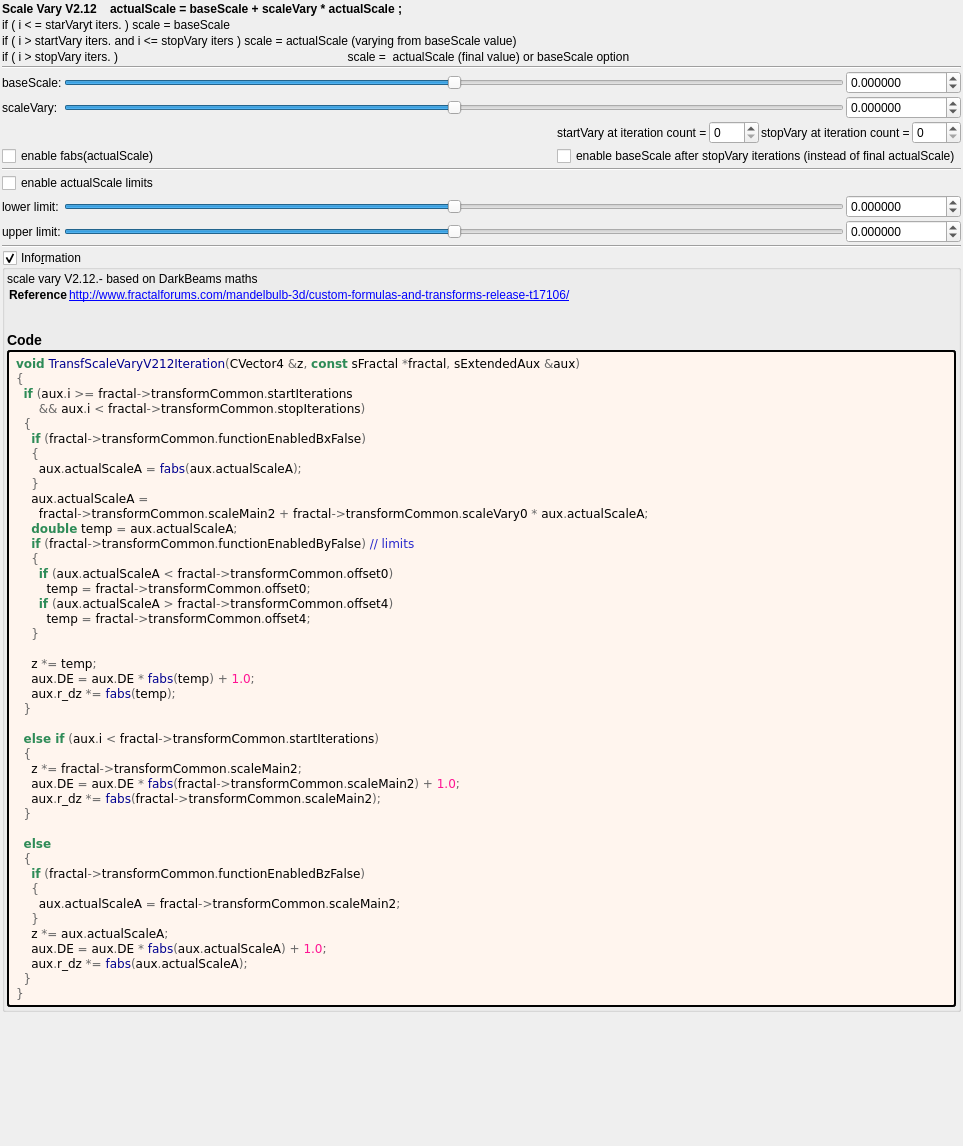
<?xml version="1.0" encoding="UTF-8"?>
<ui version="4.0">
 <class>transf_scale_vary_v212</class>
 <widget class="QWidget" name="Form">
  <property name="geometry">
   <rect>
    <x>0</x>
    <y>0</y>
    <width>963</width>
    <height>1146</height>
   </rect>
  </property>
  <property name="windowTitle">
   <string notr="true">transf_scale_vary_v212</string>
  </property>
  <layout class="QVBoxLayout" name="verticalLayout">
   <property name="spacing">
    <number>2</number>
   </property>
   <property name="leftMargin">
    <number>2</number>
   </property>
   <property name="topMargin">
    <number>2</number>
   </property>
   <property name="rightMargin">
    <number>2</number>
   </property>
   <property name="bottomMargin">
    <number>2</number>
   </property>
   <item>
    <layout class="QGridLayout" name="gridLayout_14">
     <item row="1" column="0" colspan="3">
      <widget class="QLabel" name="label_147">
       <property name="text">
        <string>if ( i &lt; = starVaryt iters. )                                                                 scale = baseScale</string>
       </property>
      </widget>
     </item>
     <item row="2" column="0" colspan="3">
      <widget class="QLabel" name="label_159">
       <property name="text">
        <string>if ( i &gt; startVary iters. and i &lt;= stopVary iters )                        scale = actualScale (varying from baseScale value)</string>
       </property>
      </widget>
     </item>
     <item row="3" column="0" colspan="3">
      <widget class="QLabel" name="label_157">
       <property name="text">
        <string>if ( i &gt; stopVary iters. )                                                                     scale =  actualScale (final value) or baseScale option</string>
       </property>
      </widget>
     </item>
     <item row="0" column="0" colspan="3">
      <widget class="QLabel" name="label_141">
       <property name="font">
        <font>
         <weight>75</weight>
         <bold>true</bold>
        </font>
       </property>
       <property name="text">
        <string>Scale Vary V2.12    actualScale = baseScale + scaleVary * actualScale ;</string>
       </property>
      </widget>
     </item>
     <item row="4" column="0" colspan="3">
      <layout class="QGridLayout" name="gridLayout_30">
       <property name="spacing">
        <number>2</number>
       </property>
       <item row="14" column="1">
        <widget class="QSlider" name="slider_transf_offset_4">
         <property name="sizePolicy">
          <sizepolicy hsizetype="Expanding" vsizetype="Maximum">
           <horstretch>0</horstretch>
           <verstretch>0</verstretch>
          </sizepolicy>
         </property>
         <property name="minimum">
          <number>-5000000</number>
         </property>
         <property name="maximum">
          <number>5000000</number>
         </property>
         <property name="value">
          <number>0</number>
         </property>
         <property name="sliderPosition">
          <number>0</number>
         </property>
         <property name="orientation">
          <enum>Qt::Horizontal</enum>
         </property>
        </widget>
       </item>
       <item row="2" column="0">
        <widget class="QLabel" name="label_144">
         <property name="text">
          <string>scaleVary:</string>
         </property>
        </widget>
       </item>
       <item row="13" column="2">
        <widget class="MyDoubleSpinBox" name="spinbox_transf_offset_0">
         <property name="sizePolicy">
          <sizepolicy hsizetype="Minimum" vsizetype="Maximum">
           <horstretch>0</horstretch>
           <verstretch>0</verstretch>
          </sizepolicy>
         </property>
         <property name="prefix">
          <string/>
         </property>
         <property name="suffix">
          <string/>
         </property>
         <property name="decimals">
          <number>6</number>
         </property>
         <property name="minimum">
          <double>-100000.000000000000000</double>
         </property>
         <property name="maximum">
          <double>100000.000000000000000</double>
         </property>
         <property name="singleStep">
          <double>0.100000000000000</double>
         </property>
        </widget>
       </item>
       <item row="11" column="0" colspan="3">
        <widget class="Line" name="line_2">
         <property name="orientation">
          <enum>Qt::Horizontal</enum>
         </property>
        </widget>
       </item>
       <item row="2" column="2">
        <widget class="MyDoubleSpinBox" name="spinbox_transf_scale_vary_0">
         <property name="sizePolicy">
          <sizepolicy hsizetype="Minimum" vsizetype="Maximum">
           <horstretch>0</horstretch>
           <verstretch>0</verstretch>
          </sizepolicy>
         </property>
         <property name="prefix">
          <string/>
         </property>
         <property name="suffix">
          <string/>
         </property>
         <property name="decimals">
          <number>6</number>
         </property>
         <property name="minimum">
          <double>-100000.000000000000000</double>
         </property>
         <property name="maximum">
          <double>100000.000000000000000</double>
         </property>
         <property name="singleStep">
          <double>0.100000000000000</double>
         </property>
        </widget>
       </item>
       <item row="1" column="0">
        <widget class="QLabel" name="label_143">
         <property name="text">
          <string>baseScale:</string>
         </property>
        </widget>
       </item>
       <item row="13" column="1">
        <widget class="QSlider" name="slider_transf_offset_0">
         <property name="sizePolicy">
          <sizepolicy hsizetype="Expanding" vsizetype="Maximum">
           <horstretch>0</horstretch>
           <verstretch>0</verstretch>
          </sizepolicy>
         </property>
         <property name="minimum">
          <number>-5000000</number>
         </property>
         <property name="maximum">
          <number>5000000</number>
         </property>
         <property name="value">
          <number>0</number>
         </property>
         <property name="sliderPosition">
          <number>0</number>
         </property>
         <property name="orientation">
          <enum>Qt::Horizontal</enum>
         </property>
        </widget>
       </item>
       <item row="7" column="0" colspan="3">
        <layout class="QGridLayout" name="gridLayout_3">
         <item row="1" column="3">
          <widget class="MySpinBox" name="spinboxInt_transf_start_iterations">
           <property name="sizePolicy">
            <sizepolicy hsizetype="Minimum" vsizetype="Maximum">
             <horstretch>0</horstretch>
             <verstretch>0</verstretch>
            </sizepolicy>
           </property>
           <property name="minimum">
            <number>0</number>
           </property>
           <property name="maximum">
            <number>250</number>
           </property>
           <property name="value">
            <number>0</number>
           </property>
          </widget>
         </item>
         <item row="1" column="1">
          <spacer name="horizontalSpacer_7">
           <property name="orientation">
            <enum>Qt::Horizontal</enum>
           </property>
           <property name="sizeHint" stdset="0">
            <size>
             <width>40</width>
             <height>2</height>
            </size>
           </property>
          </spacer>
         </item>
         <item row="1" column="5">
          <widget class="MySpinBox" name="spinboxInt_transf_stop_iterations">
           <property name="sizePolicy">
            <sizepolicy hsizetype="Preferred" vsizetype="Maximum">
             <horstretch>0</horstretch>
             <verstretch>0</verstretch>
            </sizepolicy>
           </property>
           <property name="maximum">
            <number>250</number>
           </property>
          </widget>
         </item>
         <item row="1" column="4">
          <widget class="QLabel" name="label_50">
           <property name="text">
            <string>stopVary at iteration count =</string>
           </property>
          </widget>
         </item>
         <item row="1" column="2">
          <widget class="QLabel" name="label_68">
           <property name="text">
            <string>startVary at iteration count =</string>
           </property>
          </widget>
         </item>
         <item row="2" column="2" colspan="4">
          <widget class="QCheckBox" name="checkBox_transf_function_enabledBz_false">
           <property name="text">
            <string>enable baseScale after stopVary iterations (instead of final actualScale)</string>
           </property>
          </widget>
         </item>
         <item row="2" column="1">
          <widget class="QCheckBox" name="checkBox_transf_function_enabledBx_false">
           <property name="text">
            <string>enable fabs(actualScale)</string>
           </property>
          </widget>
         </item>
        </layout>
       </item>
       <item row="13" column="0">
        <widget class="QLabel" name="label_146">
         <property name="text">
          <string>lower limit:</string>
         </property>
        </widget>
       </item>
       <item row="14" column="2">
        <widget class="MyDoubleSpinBox" name="spinbox_transf_offset_4">
         <property name="sizePolicy">
          <sizepolicy hsizetype="Minimum" vsizetype="Maximum">
           <horstretch>0</horstretch>
           <verstretch>0</verstretch>
          </sizepolicy>
         </property>
         <property name="prefix">
          <string/>
         </property>
         <property name="suffix">
          <string/>
         </property>
         <property name="decimals">
          <number>6</number>
         </property>
         <property name="minimum">
          <double>-100000.000000000000000</double>
         </property>
         <property name="maximum">
          <double>100000.000000000000000</double>
         </property>
         <property name="singleStep">
          <double>0.100000000000000</double>
         </property>
        </widget>
       </item>
       <item row="1" column="2">
        <widget class="MyDoubleSpinBox" name="spinbox_transf_scale_main_2">
         <property name="sizePolicy">
          <sizepolicy hsizetype="Minimum" vsizetype="Maximum">
           <horstretch>0</horstretch>
           <verstretch>0</verstretch>
          </sizepolicy>
         </property>
         <property name="prefix">
          <string/>
         </property>
         <property name="suffix">
          <string/>
         </property>
         <property name="decimals">
          <number>6</number>
         </property>
         <property name="minimum">
          <double>-100000.000000000000000</double>
         </property>
         <property name="maximum">
          <double>100000.000000000000000</double>
         </property>
         <property name="singleStep">
          <double>0.100000000000000</double>
         </property>
        </widget>
       </item>
       <item row="16" column="0" colspan="3">
        <widget class="Line" name="line">
         <property name="orientation">
          <enum>Qt::Horizontal</enum>
         </property>
        </widget>
       </item>
       <item row="12" column="0" colspan="3">
        <widget class="QCheckBox" name="checkBox_transf_function_enabledBy_false">
         <property name="text">
          <string>enable actualScale limits</string>
         </property>
        </widget>
       </item>
       <item row="14" column="0">
        <widget class="QLabel" name="label_145">
         <property name="text">
          <string>upper limit:</string>
         </property>
        </widget>
       </item>
       <item row="1" column="1">
        <widget class="QSlider" name="slider_transf_scale_main_2">
         <property name="sizePolicy">
          <sizepolicy hsizetype="Expanding" vsizetype="Maximum">
           <horstretch>0</horstretch>
           <verstretch>0</verstretch>
          </sizepolicy>
         </property>
         <property name="minimum">
          <number>-5000000</number>
         </property>
         <property name="maximum">
          <number>5000000</number>
         </property>
         <property name="singleStep">
          <number>1</number>
         </property>
         <property name="orientation">
          <enum>Qt::Horizontal</enum>
         </property>
        </widget>
       </item>
       <item row="18" column="0" colspan="3">
        <layout class="QGridLayout" name="gridLayout"/>
       </item>
       <item row="2" column="1">
        <widget class="QSlider" name="slider_transf_scale_vary_0">
         <property name="sizePolicy">
          <sizepolicy hsizetype="Expanding" vsizetype="Maximum">
           <horstretch>0</horstretch>
           <verstretch>0</verstretch>
          </sizepolicy>
         </property>
         <property name="minimum">
          <number>-5000000</number>
         </property>
         <property name="maximum">
          <number>5000000</number>
         </property>
         <property name="value">
          <number>0</number>
         </property>
         <property name="sliderPosition">
          <number>0</number>
         </property>
         <property name="orientation">
          <enum>Qt::Horizontal</enum>
         </property>
        </widget>
       </item>
       <item row="0" column="0" colspan="3">
        <widget class="Line" name="line_3">
         <property name="orientation">
          <enum>Qt::Horizontal</enum>
         </property>
        </widget>
       </item>
      </layout>
     </item>
    </layout>
   </item>
   <item>
    <widget class="MyGroupBox" name="groupCheck_info">
     <property name="title">
      <string>Info&amp;rmation</string>
     </property>
     <property name="flat">
      <bool>false</bool>
     </property>
     <property name="checkable">
      <bool>true</bool>
     </property>
     <layout class="QVBoxLayout" name="verticalLayout_2">
      <property name="spacing">
       <number>2</number>
      </property>
      <property name="leftMargin">
       <number>2</number>
      </property>
      <property name="topMargin">
       <number>2</number>
      </property>
      <property name="rightMargin">
       <number>2</number>
      </property>
      <property name="bottomMargin">
       <number>2</number>
      </property>
      <item>
	   <widget class="QLabel" name="label_information_general">
	    <property name="text">
		 <string notr="true">&lt;p&gt;scale vary V2.12.- based on DarkBeams maths&lt;/p&gt;&lt;table&gt;
&lt;tr&gt;&lt;th&gt;Reference&lt;/th&gt;&lt;td&gt;&lt;a href=&quot;http://www.fractalforums.com/mandelbulb-3d/custom-formulas-and-transforms-release-t17106/&quot;&gt;http://www.fractalforums.com/mandelbulb-3d/custom-formulas-and-transforms-release-t17106/&lt;br&gt;
&lt;/td&gt;&lt;/tr&gt;
&lt;/table&gt;
&lt;h3&gt;Code&lt;/h3&gt;</string>
		</property>
		<property name="wordWrap">
		 <bool>true</bool>
		</property>
		<property name="openExternalLinks">
		 <bool>true</bool>
		</property>
		<property name="textInteractionFlags">
		 <set>Qt::LinksAccessibleByMouse|Qt::TextSelectableByMouse</set>
		</property>
		</widget>
	   </item>
	   <item>
	    <widget class="QLabel" name="label_code_content">
		 <property name="text">
		  <string notr="true">&lt;body style=&quot;background-color:#fff5ee&quot;&gt;
&lt;pre style=&quot;color:#000000; background-color:#fff5ee;  font-family:'Courier New',monospace;&quot;&gt;&lt;span style=&quot;color:#2e8b57; font-weight:bold&quot;&gt;void&lt;/span&gt; &lt;span style=&quot;color:#00008f&quot;&gt;TransfScaleVaryV212Iteration&lt;/span&gt;&lt;span style=&quot;color:#676767&quot;&gt;(&lt;/span&gt;CVector4 &lt;span style=&quot;color:#676767&quot;&gt;&amp;amp;&lt;/span&gt;z&lt;span style=&quot;color:#676767&quot;&gt;,&lt;/span&gt; &lt;span style=&quot;color:#2e8b57; font-weight:bold&quot;&gt;const&lt;/span&gt; sFractal &lt;span style=&quot;color:#676767&quot;&gt;*&lt;/span&gt;fractal&lt;span style=&quot;color:#676767&quot;&gt;,&lt;/span&gt; sExtendedAux &lt;span style=&quot;color:#676767&quot;&gt;&amp;amp;&lt;/span&gt;aux&lt;span style=&quot;color:#676767&quot;&gt;)&lt;/span&gt;
&lt;span style=&quot;color:#676767&quot;&gt;{&lt;/span&gt;
  &lt;span style=&quot;color:#2e8b57; font-weight:bold&quot;&gt;if&lt;/span&gt; &lt;span style=&quot;color:#676767&quot;&gt;(&lt;/span&gt;aux&lt;span style=&quot;color:#676767&quot;&gt;.&lt;/span&gt;i &lt;span style=&quot;color:#676767&quot;&gt;&amp;gt;=&lt;/span&gt; fractal&lt;span style=&quot;color:#676767&quot;&gt;-&amp;gt;&lt;/span&gt;transformCommon&lt;span style=&quot;color:#676767&quot;&gt;.&lt;/span&gt;startIterations
      &lt;span style=&quot;color:#676767&quot;&gt;&amp;amp;&amp;amp;&lt;/span&gt; aux&lt;span style=&quot;color:#676767&quot;&gt;.&lt;/span&gt;i &lt;span style=&quot;color:#676767&quot;&gt;&amp;lt;&lt;/span&gt; fractal&lt;span style=&quot;color:#676767&quot;&gt;-&amp;gt;&lt;/span&gt;transformCommon&lt;span style=&quot;color:#676767&quot;&gt;.&lt;/span&gt;stopIterations&lt;span style=&quot;color:#676767&quot;&gt;)&lt;/span&gt;
  &lt;span style=&quot;color:#676767&quot;&gt;{&lt;/span&gt;
    &lt;span style=&quot;color:#2e8b57; font-weight:bold&quot;&gt;if&lt;/span&gt; &lt;span style=&quot;color:#676767&quot;&gt;(&lt;/span&gt;fractal&lt;span style=&quot;color:#676767&quot;&gt;-&amp;gt;&lt;/span&gt;transformCommon&lt;span style=&quot;color:#676767&quot;&gt;.&lt;/span&gt;functionEnabledBxFalse&lt;span style=&quot;color:#676767&quot;&gt;)&lt;/span&gt;
    &lt;span style=&quot;color:#676767&quot;&gt;{&lt;/span&gt;
      aux&lt;span style=&quot;color:#676767&quot;&gt;.&lt;/span&gt;actualScaleA &lt;span style=&quot;color:#676767&quot;&gt;=&lt;/span&gt; &lt;span style=&quot;color:#00008f&quot;&gt;fabs&lt;/span&gt;&lt;span style=&quot;color:#676767&quot;&gt;(&lt;/span&gt;aux&lt;span style=&quot;color:#676767&quot;&gt;.&lt;/span&gt;actualScaleA&lt;span style=&quot;color:#676767&quot;&gt;);&lt;/span&gt;
    &lt;span style=&quot;color:#676767&quot;&gt;}&lt;/span&gt;
    aux&lt;span style=&quot;color:#676767&quot;&gt;.&lt;/span&gt;actualScaleA &lt;span style=&quot;color:#676767&quot;&gt;=&lt;/span&gt;
      fractal&lt;span style=&quot;color:#676767&quot;&gt;-&amp;gt;&lt;/span&gt;transformCommon&lt;span style=&quot;color:#676767&quot;&gt;.&lt;/span&gt;scaleMain2 &lt;span style=&quot;color:#676767&quot;&gt;+&lt;/span&gt; fractal&lt;span style=&quot;color:#676767&quot;&gt;-&amp;gt;&lt;/span&gt;transformCommon&lt;span style=&quot;color:#676767&quot;&gt;.&lt;/span&gt;scaleVary0 &lt;span style=&quot;color:#676767&quot;&gt;*&lt;/span&gt; aux&lt;span style=&quot;color:#676767&quot;&gt;.&lt;/span&gt;actualScaleA&lt;span style=&quot;color:#676767&quot;&gt;;&lt;/span&gt;
    &lt;span style=&quot;color:#2e8b57; font-weight:bold&quot;&gt;double&lt;/span&gt; temp &lt;span style=&quot;color:#676767&quot;&gt;=&lt;/span&gt; aux&lt;span style=&quot;color:#676767&quot;&gt;.&lt;/span&gt;actualScaleA&lt;span style=&quot;color:#676767&quot;&gt;;&lt;/span&gt;
    &lt;span style=&quot;color:#2e8b57; font-weight:bold&quot;&gt;if&lt;/span&gt; &lt;span style=&quot;color:#676767&quot;&gt;(&lt;/span&gt;fractal&lt;span style=&quot;color:#676767&quot;&gt;-&amp;gt;&lt;/span&gt;transformCommon&lt;span style=&quot;color:#676767&quot;&gt;.&lt;/span&gt;functionEnabledByFalse&lt;span style=&quot;color:#676767&quot;&gt;)&lt;/span&gt; &lt;span style=&quot;color:#2929cc&quot;&gt;// limits&lt;/span&gt;
    &lt;span style=&quot;color:#676767&quot;&gt;{&lt;/span&gt;
      &lt;span style=&quot;color:#2e8b57; font-weight:bold&quot;&gt;if&lt;/span&gt; &lt;span style=&quot;color:#676767&quot;&gt;(&lt;/span&gt;aux&lt;span style=&quot;color:#676767&quot;&gt;.&lt;/span&gt;actualScaleA &lt;span style=&quot;color:#676767&quot;&gt;&amp;lt;&lt;/span&gt; fractal&lt;span style=&quot;color:#676767&quot;&gt;-&amp;gt;&lt;/span&gt;transformCommon&lt;span style=&quot;color:#676767&quot;&gt;.&lt;/span&gt;offset0&lt;span style=&quot;color:#676767&quot;&gt;)&lt;/span&gt;
        temp &lt;span style=&quot;color:#676767&quot;&gt;=&lt;/span&gt; fractal&lt;span style=&quot;color:#676767&quot;&gt;-&amp;gt;&lt;/span&gt;transformCommon&lt;span style=&quot;color:#676767&quot;&gt;.&lt;/span&gt;offset0&lt;span style=&quot;color:#676767&quot;&gt;;&lt;/span&gt;
      &lt;span style=&quot;color:#2e8b57; font-weight:bold&quot;&gt;if&lt;/span&gt; &lt;span style=&quot;color:#676767&quot;&gt;(&lt;/span&gt;aux&lt;span style=&quot;color:#676767&quot;&gt;.&lt;/span&gt;actualScaleA &lt;span style=&quot;color:#676767&quot;&gt;&amp;gt;&lt;/span&gt; fractal&lt;span style=&quot;color:#676767&quot;&gt;-&amp;gt;&lt;/span&gt;transformCommon&lt;span style=&quot;color:#676767&quot;&gt;.&lt;/span&gt;offset4&lt;span style=&quot;color:#676767&quot;&gt;)&lt;/span&gt;
        temp &lt;span style=&quot;color:#676767&quot;&gt;=&lt;/span&gt; fractal&lt;span style=&quot;color:#676767&quot;&gt;-&amp;gt;&lt;/span&gt;transformCommon&lt;span style=&quot;color:#676767&quot;&gt;.&lt;/span&gt;offset4&lt;span style=&quot;color:#676767&quot;&gt;;&lt;/span&gt;
    &lt;span style=&quot;color:#676767&quot;&gt;}&lt;/span&gt;

    z &lt;span style=&quot;color:#676767&quot;&gt;*=&lt;/span&gt; temp&lt;span style=&quot;color:#676767&quot;&gt;;&lt;/span&gt;
    aux&lt;span style=&quot;color:#676767&quot;&gt;.&lt;/span&gt;DE &lt;span style=&quot;color:#676767&quot;&gt;=&lt;/span&gt; aux&lt;span style=&quot;color:#676767&quot;&gt;.&lt;/span&gt;DE &lt;span style=&quot;color:#676767&quot;&gt;*&lt;/span&gt; &lt;span style=&quot;color:#00008f&quot;&gt;fabs&lt;/span&gt;&lt;span style=&quot;color:#676767&quot;&gt;(&lt;/span&gt;temp&lt;span style=&quot;color:#676767&quot;&gt;) +&lt;/span&gt; &lt;span style=&quot;color:#ff1493&quot;&gt;1.0&lt;/span&gt;&lt;span style=&quot;color:#676767&quot;&gt;;&lt;/span&gt;
    aux&lt;span style=&quot;color:#676767&quot;&gt;.&lt;/span&gt;r_dz &lt;span style=&quot;color:#676767&quot;&gt;*=&lt;/span&gt; &lt;span style=&quot;color:#00008f&quot;&gt;fabs&lt;/span&gt;&lt;span style=&quot;color:#676767&quot;&gt;(&lt;/span&gt;temp&lt;span style=&quot;color:#676767&quot;&gt;);&lt;/span&gt;
  &lt;span style=&quot;color:#676767&quot;&gt;}&lt;/span&gt;

  &lt;span style=&quot;color:#2e8b57; font-weight:bold&quot;&gt;else if&lt;/span&gt; &lt;span style=&quot;color:#676767&quot;&gt;(&lt;/span&gt;aux&lt;span style=&quot;color:#676767&quot;&gt;.&lt;/span&gt;i &lt;span style=&quot;color:#676767&quot;&gt;&amp;lt;&lt;/span&gt; fractal&lt;span style=&quot;color:#676767&quot;&gt;-&amp;gt;&lt;/span&gt;transformCommon&lt;span style=&quot;color:#676767&quot;&gt;.&lt;/span&gt;startIterations&lt;span style=&quot;color:#676767&quot;&gt;)&lt;/span&gt;
  &lt;span style=&quot;color:#676767&quot;&gt;{&lt;/span&gt;
    z &lt;span style=&quot;color:#676767&quot;&gt;*=&lt;/span&gt; fractal&lt;span style=&quot;color:#676767&quot;&gt;-&amp;gt;&lt;/span&gt;transformCommon&lt;span style=&quot;color:#676767&quot;&gt;.&lt;/span&gt;scaleMain2&lt;span style=&quot;color:#676767&quot;&gt;;&lt;/span&gt;
    aux&lt;span style=&quot;color:#676767&quot;&gt;.&lt;/span&gt;DE &lt;span style=&quot;color:#676767&quot;&gt;=&lt;/span&gt; aux&lt;span style=&quot;color:#676767&quot;&gt;.&lt;/span&gt;DE &lt;span style=&quot;color:#676767&quot;&gt;*&lt;/span&gt; &lt;span style=&quot;color:#00008f&quot;&gt;fabs&lt;/span&gt;&lt;span style=&quot;color:#676767&quot;&gt;(&lt;/span&gt;fractal&lt;span style=&quot;color:#676767&quot;&gt;-&amp;gt;&lt;/span&gt;transformCommon&lt;span style=&quot;color:#676767&quot;&gt;.&lt;/span&gt;scaleMain2&lt;span style=&quot;color:#676767&quot;&gt;) +&lt;/span&gt; &lt;span style=&quot;color:#ff1493&quot;&gt;1.0&lt;/span&gt;&lt;span style=&quot;color:#676767&quot;&gt;;&lt;/span&gt;
    aux&lt;span style=&quot;color:#676767&quot;&gt;.&lt;/span&gt;r_dz &lt;span style=&quot;color:#676767&quot;&gt;*=&lt;/span&gt; &lt;span style=&quot;color:#00008f&quot;&gt;fabs&lt;/span&gt;&lt;span style=&quot;color:#676767&quot;&gt;(&lt;/span&gt;fractal&lt;span style=&quot;color:#676767&quot;&gt;-&amp;gt;&lt;/span&gt;transformCommon&lt;span style=&quot;color:#676767&quot;&gt;.&lt;/span&gt;scaleMain2&lt;span style=&quot;color:#676767&quot;&gt;);&lt;/span&gt;
  &lt;span style=&quot;color:#676767&quot;&gt;}&lt;/span&gt;

  &lt;span style=&quot;color:#2e8b57; font-weight:bold&quot;&gt;else&lt;/span&gt;
  &lt;span style=&quot;color:#676767&quot;&gt;{&lt;/span&gt;
    &lt;span style=&quot;color:#2e8b57; font-weight:bold&quot;&gt;if&lt;/span&gt; &lt;span style=&quot;color:#676767&quot;&gt;(&lt;/span&gt;fractal&lt;span style=&quot;color:#676767&quot;&gt;-&amp;gt;&lt;/span&gt;transformCommon&lt;span style=&quot;color:#676767&quot;&gt;.&lt;/span&gt;functionEnabledBzFalse&lt;span style=&quot;color:#676767&quot;&gt;)&lt;/span&gt;
    &lt;span style=&quot;color:#676767&quot;&gt;{&lt;/span&gt;
      aux&lt;span style=&quot;color:#676767&quot;&gt;.&lt;/span&gt;actualScaleA &lt;span style=&quot;color:#676767&quot;&gt;=&lt;/span&gt; fractal&lt;span style=&quot;color:#676767&quot;&gt;-&amp;gt;&lt;/span&gt;transformCommon&lt;span style=&quot;color:#676767&quot;&gt;.&lt;/span&gt;scaleMain2&lt;span style=&quot;color:#676767&quot;&gt;;&lt;/span&gt;
    &lt;span style=&quot;color:#676767&quot;&gt;}&lt;/span&gt;
    z &lt;span style=&quot;color:#676767&quot;&gt;*=&lt;/span&gt; aux&lt;span style=&quot;color:#676767&quot;&gt;.&lt;/span&gt;actualScaleA&lt;span style=&quot;color:#676767&quot;&gt;;&lt;/span&gt;
    aux&lt;span style=&quot;color:#676767&quot;&gt;.&lt;/span&gt;DE &lt;span style=&quot;color:#676767&quot;&gt;=&lt;/span&gt; aux&lt;span style=&quot;color:#676767&quot;&gt;.&lt;/span&gt;DE &lt;span style=&quot;color:#676767&quot;&gt;*&lt;/span&gt; &lt;span style=&quot;color:#00008f&quot;&gt;fabs&lt;/span&gt;&lt;span style=&quot;color:#676767&quot;&gt;(&lt;/span&gt;aux&lt;span style=&quot;color:#676767&quot;&gt;.&lt;/span&gt;actualScaleA&lt;span style=&quot;color:#676767&quot;&gt;) +&lt;/span&gt; &lt;span style=&quot;color:#ff1493&quot;&gt;1.0&lt;/span&gt;&lt;span style=&quot;color:#676767&quot;&gt;;&lt;/span&gt;
    aux&lt;span style=&quot;color:#676767&quot;&gt;.&lt;/span&gt;r_dz &lt;span style=&quot;color:#676767&quot;&gt;*=&lt;/span&gt; &lt;span style=&quot;color:#00008f&quot;&gt;fabs&lt;/span&gt;&lt;span style=&quot;color:#676767&quot;&gt;(&lt;/span&gt;aux&lt;span style=&quot;color:#676767&quot;&gt;.&lt;/span&gt;actualScaleA&lt;span style=&quot;color:#676767&quot;&gt;);&lt;/span&gt;
  &lt;span style=&quot;color:#676767&quot;&gt;}&lt;/span&gt;
&lt;span style=&quot;color:#676767&quot;&gt;}&lt;/span&gt;
&lt;/pre&gt;
&lt;/body&gt;</string>
		 </property>
		 <property name="wordWrap">
		  <bool>true</bool>
		 </property>
		 <property name="openExternalLinks">
		  <bool>true</bool>
		 </property>
		 <property name="textInteractionFlags">
		  <set>Qt::LinksAccessibleByMouse|Qt::TextSelectableByMouse</set>
		 </property>
		 <property name="styleSheet">
		  <string notr="true">border-style: outset; border-width: 2px; border-radius: 3px; border-color: black; background-color: #fff5ee; padding: 4px;</string>
		  </property>
		 </widget>
		</item>
	   </layout>
    </widget>
   </item>
   <item>
    <spacer name="verticalSpacer">
     <property name="orientation">
      <enum>Qt::Vertical</enum>
     </property>
     <property name="sizeHint" stdset="0">
      <size>
       <width>20</width>
       <height>40</height>
      </size>
     </property>
    </spacer>
   </item>
  </layout>
 </widget>
 <customwidgets>
  <customwidget>
   <class>MyDoubleSpinBox</class>
   <extends>QDoubleSpinBox</extends>
   <header>my_double_spin_box.h</header>
  </customwidget>
  <customwidget>
   <class>MyGroupBox</class>
   <extends>QGroupBox</extends>
   <header>my_group_box.h</header>
   <container>1</container>
  </customwidget>
  <customwidget>
   <class>MySpinBox</class>
   <extends>QSpinBox</extends>
   <header>my_spin_box.h</header>
  </customwidget>
 </customwidgets>
 <tabstops>
  <tabstop>groupCheck_info</tabstop>
 </tabstops>
 <resources/>
 <connections/>
</ui>
